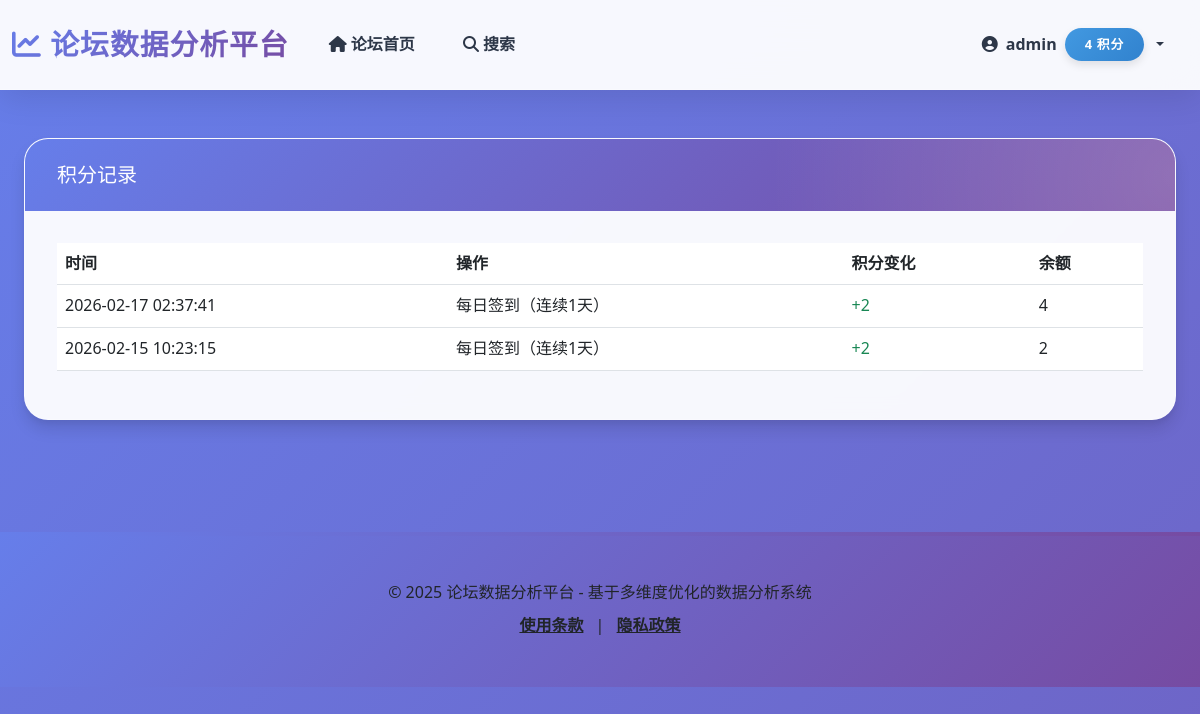
The app's page /points/points/records (signed in) with its own data.
### app/models/user.py (models this page shows, shortened)
class User(UserMixin, Treet_IP_Conn.Model):
    __tablename__ = 'users'
    UserID = Treet_IP_Conn.Column(Treet_IP_Conn.Integer, primary_key=True, autoincrement=True)
    UserName = Treet_IP_Conn.Column(Treet_IP_Conn.String(50), unique=True, nullable=False, index=True)
    RegistrationDate = Treet_IP_Conn.Column(Treet_IP_Conn.DateTime, default=datetime.utcnow, index=True)  # 添加索引以优化按注册时间查询
    LastLoginTime = Treet_IP_Conn.Column(Treet_IP_Conn.DateTime, default=datetime.utcnow, onupdate=datetime.utcnow, index=True)  # 添加索引以优化按登录时间查询
    PasswordHash = Treet_IP_Conn.Column(Treet_IP_Conn.String(255), nullable=False)
    Reputation = Treet_IP_Conn.Column(Treet_IP_Conn.Integer, default=0, index=True)  # 用户声望值
    Status = Treet_IP_Conn.Column(Treet_IP_Conn.Enum(UserStatus), default=UserStatus.ACTIVE, index=True)  # 添加索引以优化状态筛选
    Role = Treet_IP_Conn.Column(Treet_IP_Conn.Enum(UserRole), default=UserRole.USER, index=True)  # 添加用户角色
    UserBio = Treet_IP_Conn.Column(Treet_IP_Conn.Text, default='')  # 个人简介
    AvatarURL = Treet_IP_Conn.Column(Treet_IP_Conn.String(255), default='')  # 头像URL
    Points = Treet_IP_Conn.Column(Treet_IP_Conn.Integer, default=0, index=True)  # 积分余额
    Level = Treet_IP_Conn.Column(Treet_IP_Conn.Integer, default=1, index=True)  # 用户等级
    TotalPointsEarned = Treet_IP_Conn.Column(Treet_IP_Conn.Integer, default=0)  # 累计获得的积分
    ConsecutiveCheckInDays = Treet_IP_Conn.Column(Treet_IP_Conn.Integer, default=0)  # 连续签到天数
    LastCheckInDate = Treet_IP_Conn.Column(Treet_IP_Conn.Date, nullable=True)  # 最后签到日期
    IsPhoneBound = Treet_IP_Conn.Column(Treet_IP_Conn.Boolean, default=False)  # 是否绑定手机
    IsProfileCompleted = Treet_IP_Conn.Column(Treet_IP_Conn.Boolean, default=False)  # 是否完善个人资料
    posts = Treet_IP_Conn.relationship('Post', backref='author', foreign_keys='Post.UserID', lazy='dynamic', cascade='all, delete-orphan')
    comments = Treet_IP_Conn.relationship('Comment', backref='author', foreign_keys='Comment.UserID', lazy='dynamic', cascade='all, delete-orphan')

### app/models/points.py (models this page shows, shortened)
class PointRecord(Treet_IP_Conn.Model):
    __tablename__ = 'point_records'
    RecordID = Treet_IP_Conn.Column(Treet_IP_Conn.Integer, primary_key=True, autoincrement=True)
    UserID = Treet_IP_Conn.Column(Treet_IP_Conn.Integer, Treet_IP_Conn.ForeignKey('users.UserID'), nullable=False, index=True)
    ActionType = Treet_IP_Conn.Column(Treet_IP_Conn.Enum(PointActionType), nullable=False, index=True)
    Points = Treet_IP_Conn.Column(Treet_IP_Conn.Integer, nullable=False, default=0)  # 正数为获得，负数为消耗
    Balance = Treet_IP_Conn.Column(Treet_IP_Conn.Integer, nullable=False)  # 操作后的余额
    Description = Treet_IP_Conn.Column(Treet_IP_Conn.String(255), nullable=True)  # 操作描述
    RelatedID = Treet_IP_Conn.Column(Treet_IP_Conn.Integer, nullable=True)  # 关联ID（如帖子ID、商品ID）
    CreationTime = Treet_IP_Conn.Column(Treet_IP_Conn.DateTime, default=datetime.utcnow, index=True)
    user = Treet_IP_Conn.relationship('User', backref='point_records', foreign_keys=[UserID])

### app/routes/points.py (the view)
@points.route('/points/records')
@login_required
def points_records():
    page = request.args.get('page', 1, type=int)
    per_page = 20
    pagination = PointRecord.query.filter_by(UserID=current_user.UserID).order_by(
        PointRecord.CreationTime.desc()
    ).paginate(page=page, per_page=per_page, error_out=False)
    return render_template('points/records.html',
                         title='积分记录',
                         records=pagination)

### app/templates/points/records.html (shortened to what this page needs)
{% extends 'base.html' %}
{% block content %}
<div class="container mt-5">
    <div class="row">
        <div class="col-md-12">
            <div class="card">
                <div class="card-header">
                    <h5 class="mb-0">积分记录</h5>
                </div>
                <div class="card-body">
                    {% if records.items %}
                    <div class="table-responsive">
                        <table class="table">
                            <thead>
                                <tr>
                                    <th>时间</th>
                                    <th>操作</th>
                                    <th>积分变化</th>
                                    <th>余额</th>
                                </tr>
                            </thead>
                            <tbody>
                                {% for record in records.items %}
                                <tr>
                                    <td>{{ record.CreationTime.strftime('%Y-%m-%d %H:%M:%S') }}</td>
                                    <td>{{ record.Description }}</td>
                                    <td class="{% if record.Points > 0 %}text-success{% else %}text-danger{% endif %}">
                                        {% if record.Points > 0 %}+{% endif %}{{ record.Points }}
                                    </td>
                                    <td>{{ record.Balance }}</td>
                                </tr>
                                {% endfor %}
                            </tbody>
                        </table>
                    </div>
                    {% else %}
                    <p class="text-muted text-center">暂无积分记录</p>
                    {% endif %}
                </div>
            </div>
        </div>
    </div>
</div>
{% endblock %}

### app/templates/base.html (shortened to what this page needs)
<!DOCTYPE html>
<html lang="zh-CN">
<head>
    <link rel="stylesheet" href="https://cdn.jsdelivr.net/npm/bootstrap@5.3.0/dist/css/bootstrap.min.css">
    <link rel="stylesheet" href="https://cdn.jsdelivr.net/npm/bootstrap-icons@1.11.1/font/bootstrap-icons.css">
    <link rel="stylesheet" href="https://cdnjs.cloudflare.com/ajax/libs/font-awesome/6.4.0/css/all.min.css">
    <link rel="stylesheet" href="{{ url_for('static', filename='css/modern_style.css') }}">
</head>
<body>
    <nav class="navbar navbar-expand-lg" id="mainNavbar">
        <div class="container">
            <a class="navbar-brand" href="{{ url_for('main.index') }}">
                <i class="fas fa-chart-line"></i> 论坛数据分析平台
            </a>
            <div class="collapse navbar-collapse" id="navbarNav">
                <ul class="navbar-nav">
                    <li class="nav-item">
                        <a class="nav-link" href="{{ url_for('forum.forum_index') }}">
                            <i class="fas fa-home"></i> 论坛首页
                        </a>
                    </li>
                    <li class="nav-item">
                        <a class="nav-link" href="{{ url_for('forum.search_page') }}">
                            <i class="fas fa-search"></i> 搜索
                        </a>
                    </li>
                </ul>
                <ul class="navbar-nav ms-auto">
                    {% if current_user.is_authenticated %}
                    <li class="nav-item dropdown">
                        <a class="nav-link dropdown-toggle d-flex align-items-center gap-2" href="#" id="navbarDropdown" role="button" data-bs-toggle="dropdown" aria-haspopup="true" aria-expanded="false">
                            <i class="fas fa-user-circle"></i>
                            <span>{{ current_user.UserName }}</span>
                            <span class="badge badge-info">{{ current_user.Points or 0 }} 积分</span>
                        </a>
                    </li>
                    {% endif %}
                </ul>
            </div>
        </div>
    </nav>
    <div class="container mt-4">
        {% block content %}{% endblock %}
    </div>
    <footer class="footer py-5">
        <div class="container text-center">
            <p class="mb-2 text-dark">© 2025 论坛数据分析平台 - 基于多维度优化的数据分析系统</p>
            <div class="text-sm">
                <a href="#" class="text-dark hover:text-primary mx-2">使用条款</a>
                <span class="text-dark">|</span>
                <a href="#" class="text-dark hover:text-primary mx-2">隐私政策</a>
            </div>
        </div>
    </footer>
</body>
</html>

### app/static/css/modern_style.css (style rules this page uses)
:root { --primary-color: #667eea; --primary-dark: #5a67d8; --primary-light: #a3bffa; --secondary-color: #764ba2; --success-color: #48bb78; --danger-color: #f56565; --warning-color: #ed8936; --info-color: #4299e1; --light-color: #f7fafc; --dark-color: #2d3748; --text-primary: #2d3748; --text-secondary: #718096; --border-color: #e2e8f0; --shadow-sm: 0 1px 3px rgba(0, 0, 0, 0.12), 0 1px 2px rgba(0, 0, 0, 0.24); --shadow-md: 0 4px 6px rgba(0, 0, 0, 0.1), 0 2px 4px rgba(0, 0, 0, 0.06); --shadow-lg: 0 10px 15px rgba(0, 0, 0, 0.1), 0 4px 6px rgba(0, 0, 0, 0.05); --shadow-xl: 0 20px 25px rgba(0, 0, 0, 0.1), 0 10px 10px rgba(0, 0, 0, 0.04); --shadow-2xl: 0 25px 50px -12px rgba(0, 0, 0, 0.25); --gradient-primary: linear-gradient(135deg, #667eea 0%, #764ba2 100%); --gradient-success: linear-gradient(135deg, #48bb78 0%, #38a169 100%); --gradient-danger: linear-gradient(135deg, #f56565 0%, #e53e3e 100%); --gradient-info: linear-gradient(135deg, #4299e1 0%, #3182ce 100%); --gradient-warm: linear-gradient(135deg, #f093fb 0%, #f5576c 100%); --gradient-cool: linear-gradient(135deg, #4facfe 0%, #00f2fe 100%); --gradient-sunset: linear-gradient(135deg, #fa709a 0%, #fee140 100%); --gradient-ocean: linear-gradient(135deg, #a8edea 0%, #fed6e3 100%); --glass-bg: rgba(255, 255, 255, 0.95); --glass-border: rgba(255, 255, 255, 0.2); }
* { margin: 0; padding: 0; box-sizing: border-box; }
body { font-family: 'Segoe UI', 'PingFang SC', 'Microsoft YaHei', -apple-system, BlinkMacSystemFont, sans-serif; background: linear-gradient(135deg, #667eea 0%, #764ba2 50%, #f093fb 100%); background-attachment: fixed; background-size: 400% 400%; animation: gradientBG 15s ease infinite; color: var(--text-primary); line-height: 1.6; min-height: 100vh; }
.navbar { background: rgba(255, 255, 255, 0.95) !important; backdrop-filter: blur(20px); box-shadow: 0 8px 32px rgba(0, 0, 0, 0.1); border-bottom: 1px solid var(--glass-border); padding: 1rem 0; transition: all 0.3s ease; position: sticky; top: 0; z-index: 1000; }
.navbar-brand { font-weight: 800; font-size: 1.8rem; background: var(--gradient-primary); -webkit-background-clip: text; -webkit-text-fill-color: transparent; background-clip: text; letter-spacing: 1px; text-shadow: none; }
.nav-link { color: var(--text-primary) !important; font-weight: 600; padding: 0.75rem 1.25rem !important; border-radius: 12px; transition: all 0.3s ease; margin: 0 0.25rem; position: relative; overflow: hidden; }
.nav-link::before { content: ''; position: absolute; top: 0; left: -100%; width: 100%; height: 100%; background: var(--gradient-primary); transition: all 0.3s ease; z-index: -1; }
.card { border: none; border-radius: 24px; box-shadow: var(--shadow-lg); transition: all 0.4s cubic-bezier(0.4, 0, 0.2, 1); background: var(--glass-bg); backdrop-filter: blur(10px); border: 1px solid var(--glass-border); overflow: hidden; margin-bottom: 2rem; position: relative; }
.card::before { content: ''; position: absolute; top: 0; left: 0; right: 0; height: 4px; background: var(--gradient-primary); opacity: 0; transition: opacity 0.3s ease; }
.card-header { background: var(--gradient-primary); color: white; border: none; padding: 1.5rem 2rem; font-weight: 700; font-size: 1.25rem; position: relative; overflow: hidden; }
.card-header::after { content: ''; position: absolute; top: -50%; right: -50%; width: 100%; height: 200%; background: radial-gradient(circle, rgba(255,255,255,0.2) 0%, transparent 70%); animation: shimmer 3s infinite; }
.card-body { padding: 2rem; }
.badge { padding: 0.625rem 1.25rem; border-radius: 24px; font-weight: 700; font-size: 0.8rem; text-transform: uppercase; letter-spacing: 0.75px; box-shadow: 0 4px 8px rgba(0, 0, 0, 0.1); transition: all 0.3s ease; }
.badge-info { background: var(--gradient-info); color: white; }
.footer { background: var(--gradient-primary); color: white; padding: 4rem 0; margin-top: 5rem; position: relative; overflow: hidden; }
.footer::before { content: ''; position: absolute; top: 0; left: 0; right: 0; height: 4px; background: linear-gradient(90deg, #667eea, #764ba2, #f093fb, #667eea); background-size: 300% 100%; animation: gradientMove 3s linear infinite; }
.footer a { color: rgba(255, 255, 255, 0.9); transition: all 0.3s ease; font-weight: 600; }
.container { max-width: 1280px; }

### records on screen
User: UserName "admin", Points "4"
PointRecord: CreationTime "2026-02-17 02:37:41", Description "每日签到（连续1天）", Points "2", Balance "4"
PointRecord: CreationTime "2026-02-15 10:23:15", Description "每日签到（连续1天）", Points "2", Balance "2"
